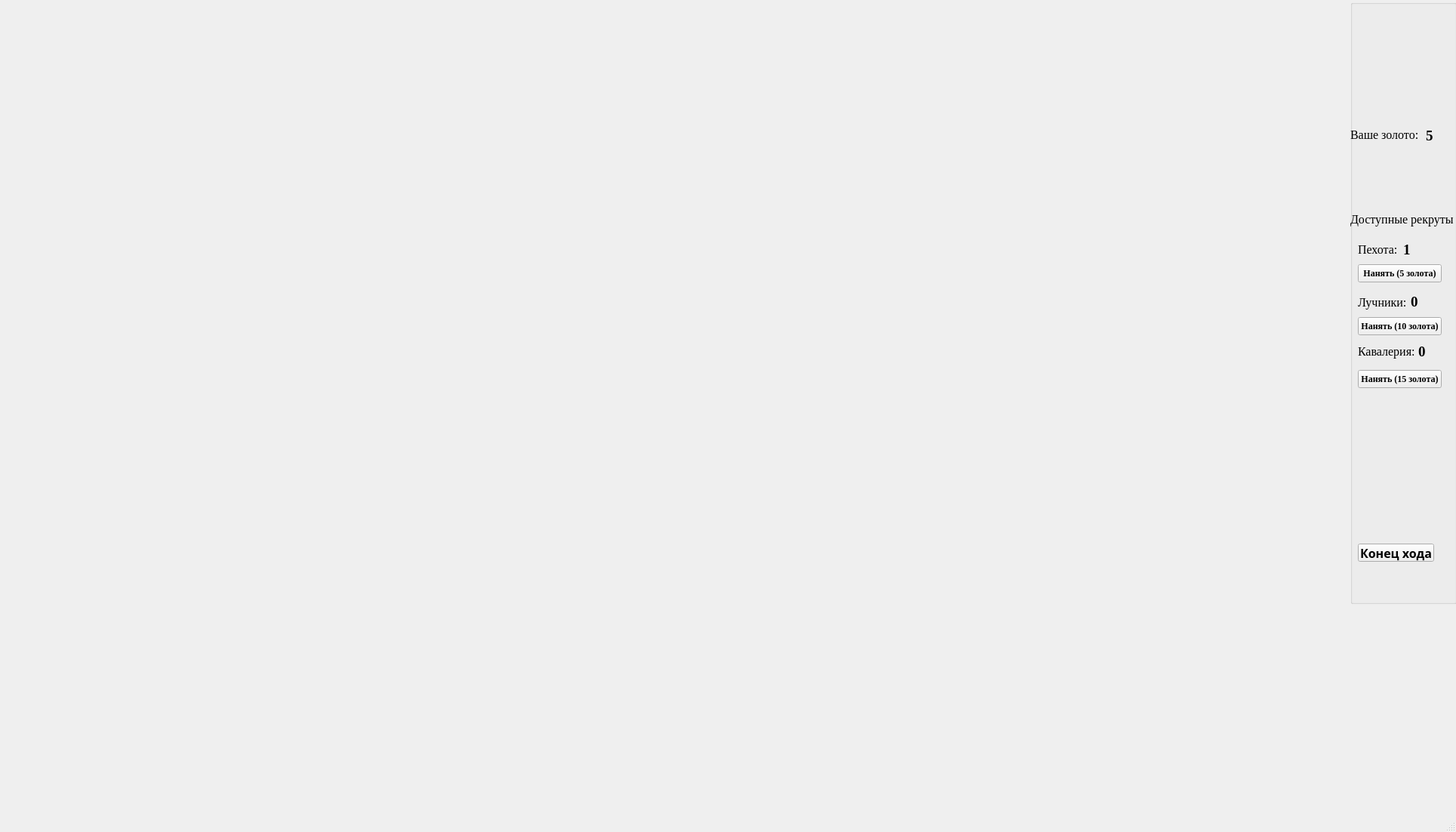
<?xml version="1.0" encoding="UTF-8"?>
<ui version="4.0">
 <class>GameWindow</class>
 <widget class="QMainWindow" name="GameWindow">
  <property name="geometry">
   <rect>
    <x>0</x>
    <y>0</y>
    <width>1929</width>
    <height>1102</height>
   </rect>
  </property>
  <property name="windowTitle">
   <string>Hexagonal Map</string>
  </property>
  <widget class="QWidget" name="centralwidget">
   <widget class="QGroupBox" name="groupBox">
    <property name="geometry">
     <rect>
      <x>1789</x>
      <y>0</y>
      <width>141</width>
      <height>800</height>
     </rect>
    </property>
    <property name="title">
     <string/>
    </property>
    <widget class="QLabel" name="step_label">
     <property name="geometry">
      <rect>
       <x>0</x>
       <y>30</y>
       <width>141</width>
       <height>16</height>
      </rect>
     </property>
     <property name="font">
      <font>
       <family>Times New Roman</family>
       <pointsize>14</pointsize>
       <bold>true</bold>
      </font>
     </property>
     <property name="text">
      <string/>
     </property>
    </widget>
    <widget class="QLabel" name="buy_t1_unit_label">
     <property name="geometry">
      <rect>
       <x>10</x>
       <y>320</y>
       <width>51</width>
       <height>20</height>
      </rect>
     </property>
     <property name="font">
      <font>
       <family>Times New Roman</family>
       <pointsize>12</pointsize>
      </font>
     </property>
     <property name="text">
      <string>Пехота:</string>
     </property>
    </widget>
    <widget class="QPushButton" name="endTurn_pushButtin">
     <property name="geometry">
      <rect>
       <x>10</x>
       <y>720</y>
       <width>101</width>
       <height>24</height>
      </rect>
     </property>
     <property name="font">
      <font>
       <family>Franklin Gothic Medium</family>
       <pointsize>12</pointsize>
       <bold>true</bold>
      </font>
     </property>
     <property name="text">
      <string>Конец хода</string>
     </property>
    </widget>
    <widget class="QLabel" name="label_4">
     <property name="geometry">
      <rect>
       <x>10</x>
       <y>390</y>
       <width>71</width>
       <height>20</height>
      </rect>
     </property>
     <property name="font">
      <font>
       <family>Times New Roman</family>
       <pointsize>12</pointsize>
      </font>
     </property>
     <property name="text">
      <string>Лучники:</string>
     </property>
    </widget>
    <widget class="QLabel" name="label_2">
     <property name="geometry">
      <rect>
       <x>10</x>
       <y>450</y>
       <width>81</width>
       <height>31</height>
      </rect>
     </property>
     <property name="font">
      <font>
       <family>Times New Roman</family>
       <pointsize>12</pointsize>
      </font>
     </property>
     <property name="text">
      <string>Кавалерия:</string>
     </property>
    </widget>
    <widget class="QPushButton" name="pushButton_4">
     <property name="geometry">
      <rect>
       <x>10</x>
       <y>350</y>
       <width>111</width>
       <height>24</height>
      </rect>
     </property>
     <property name="font">
      <font>
       <family>Times New Roman</family>
       <bold>true</bold>
      </font>
     </property>
     <property name="text">
      <string>Нанять (5 золота)</string>
     </property>
    </widget>
    <widget class="QPushButton" name="pushButton_3">
     <property name="geometry">
      <rect>
       <x>10</x>
       <y>420</y>
       <width>111</width>
       <height>24</height>
      </rect>
     </property>
     <property name="font">
      <font>
       <family>Times New Roman</family>
       <bold>true</bold>
      </font>
     </property>
     <property name="text">
      <string>Нанять (10 золота)</string>
     </property>
    </widget>
    <widget class="QPushButton" name="pushButton_2">
     <property name="geometry">
      <rect>
       <x>10</x>
       <y>490</y>
       <width>111</width>
       <height>24</height>
      </rect>
     </property>
     <property name="font">
      <font>
       <family>Times New Roman</family>
       <bold>true</bold>
      </font>
     </property>
     <property name="text">
      <string>Нанять (15 золота)</string>
     </property>
    </widget>
    <widget class="QLabel" name="gold_label">
     <property name="geometry">
      <rect>
       <x>0</x>
       <y>170</y>
       <width>91</width>
       <height>16</height>
      </rect>
     </property>
     <property name="font">
      <font>
       <family>Times New Roman</family>
       <pointsize>12</pointsize>
      </font>
     </property>
     <property name="text">
      <string>Ваше золото:</string>
     </property>
    </widget>
    <widget class="QLabel" name="myGoldLabel">
     <property name="geometry">
      <rect>
       <x>100</x>
       <y>169</y>
       <width>51</width>
       <height>21</height>
      </rect>
     </property>
     <property name="font">
      <font>
       <family>Times New Roman</family>
       <pointsize>14</pointsize>
       <bold>true</bold>
      </font>
     </property>
     <property name="text">
      <string>5</string>
     </property>
    </widget>
    <widget class="QLabel" name="label_3">
     <property name="geometry">
      <rect>
       <x>0</x>
       <y>280</y>
       <width>141</width>
       <height>20</height>
      </rect>
     </property>
     <property name="font">
      <font>
       <family>Times New Roman</family>
       <pointsize>12</pointsize>
      </font>
     </property>
     <property name="text">
      <string>Доступные рекруты</string>
     </property>
    </widget>
    <widget class="QLabel" name="UnitT1Label">
     <property name="geometry">
      <rect>
       <x>70</x>
       <y>320</y>
       <width>49</width>
       <height>21</height>
      </rect>
     </property>
     <property name="font">
      <font>
       <family>Times New Roman</family>
       <pointsize>14</pointsize>
       <bold>true</bold>
      </font>
     </property>
     <property name="text">
      <string>1</string>
     </property>
    </widget>
    <widget class="QLabel" name="UnitT2Label">
     <property name="geometry">
      <rect>
       <x>80</x>
       <y>390</y>
       <width>41</width>
       <height>20</height>
      </rect>
     </property>
     <property name="font">
      <font>
       <family>Times New Roman</family>
       <pointsize>14</pointsize>
       <bold>true</bold>
      </font>
     </property>
     <property name="text">
      <string>0</string>
     </property>
    </widget>
    <widget class="QLabel" name="UnitT3Label">
     <property name="geometry">
      <rect>
       <x>90</x>
       <y>450</y>
       <width>41</width>
       <height>31</height>
      </rect>
     </property>
     <property name="font">
      <font>
       <family>Times New Roman</family>
       <pointsize>14</pointsize>
       <bold>true</bold>
      </font>
     </property>
     <property name="text">
      <string>0</string>
     </property>
    </widget>
   </widget>
  </widget>
  <widget class="QMenuBar" name="menubar">
   <property name="geometry">
    <rect>
     <x>0</x>
     <y>0</y>
     <width>1929</width>
     <height>21</height>
    </rect>
   </property>
  </widget>
  <widget class="QStatusBar" name="statusbar"/>
 </widget>
 <resources/>
 <connections/>
</ui>
